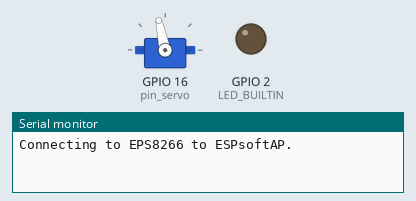
Simulated run of this sketch. Board: ESP8266 (NodeMCU). On the bench: servo, output pins drawn as LEDs (lit = HIGH, except the on-board LED, lit = LOW), the last lines printed to the serial monitor. WiFi joins after 1.5 s; servers stay silent unless stated.

Above: at 0.1 s.
At 1.6 s:
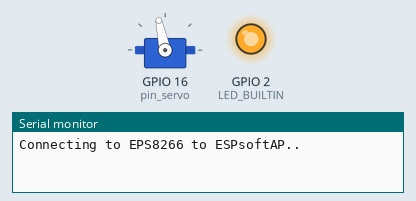
Timing chart, 0 to 3.1 s (numbered marks = the images above):
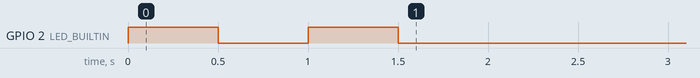

The sketch:

hand_STA.ino
```cpp
#include <ESP8266WiFi.h>
#include <WiFiUdp.h>
#include <Servo.h>
#define BUFFER_SIZE 255

//WiFi Connection
const char* STA_ssid = "ESPsoftAP";
const char* STA_password = "ESP8266Inmoov";

int angle_Current; //

char buffer[BUFFER_SIZE];
char incomingPacket[255];  // buffer for incoming packets
int len = 0;
int angle_Suivant = 0;

//Servomoteur
int pin_servo = 16;//Pin D0 de l'ESP8266
//Client Structure
struct Clt {
  String c_name;
  IPAddress ip;
  IPAddress gateway;
  int port;
  int angle_Center;
};


//List of clients
Clt client1{"SHOULDER LEFT",IPAddress(172, 20, 10, 121), IPAddress(172, 20, 10, 9), 4321, 87};
Clt client2{"OMOPLATE LEFT",IPAddress(172, 20, 10, 122), IPAddress(172, 20, 10, 9), 4321, 5};
Clt client3{"ROTATE LEFT",IPAddress(172, 20, 10, 123), IPAddress(172, 20, 10, 9), 4321, 100};
Clt client4{"BICEPS LEFT",IPAddress(172, 20, 10, 124), IPAddress(172, 20, 10, 9), 4321, 120};
Clt client5{"HEAD Y",IPAddress(172, 20, 10, 125), IPAddress(172, 20, 10, 9), 4321, 130};
Clt client6{"HEAD X",IPAddress(172, 20, 10, 126), IPAddress(172, 20, 10, 9), 4321, 102};
Clt client7{"HAND RIGHT", IPAddress(172, 20, 10, 127), 4321, 0};            //HAND RIGHT
Clt client8{"HAND LEFT", IPAddress(172, 20, 10, 128), 4321, 0};             //HAND LEFT

IPAddress subnet(255, 255, 255, 0);
WiFiUDP udp;
Servo servo;

//See if the ESP is connected to the network
void isDisconnected()
{
  while (WiFi.status() != WL_CONNECTED) { // Wait for the Wi-Fi to connect
    digitalWrite(LED_BUILTIN, HIGH);
    Serial.print('.');
    delay(500);
    digitalWrite(LED_BUILTIN, LOW);
    delay(500);
  }
}


void setup() {
  Serial.begin(115200);
  servo.attach(pin_servo);
  servo.write(client6.angle_Center);
  pinMode(LED_BUILTIN, OUTPUT);
  WiFi.mode(WIFI_STA);
  WiFi.begin(STA_ssid, STA_password);
  Serial.print("Connecting to EPS8266 to ");
  Serial.print(STA_ssid);
  isDisconnected();
  WiFi.config(client6.ip, client6.gateway, subnet);
  udp.begin(client6.port);
}

int ReadPacket() {
  int packetSize = udp.parsePacket();
  int angle_Suivant = angle_Current ;
  if (packetSize)
  {
    // receive incoming UDP packets
    len = udp.read(incomingPacket, 255);
    if (len > 0)
    {
      incomingPacket[len] = 0;
    }
    String donnee = String(incomingPacket);
    //Etudier les différents traitements de données pour la main et les doigts + les autres moteurs

    angle_Suivant = donnee.toInt();

    return angle_Suivant;
  }
}

  void servoMove(int angle_Suivant, int angle_Current )
  {
    if (angle_Suivant < angle_Current)
    {
      for (int index = angle_Current; index >= angle_Suivant; index--)
      {
        servo.write(client6.angle_Center + index);
        delay(15);
      }
    }
    else
    {
      for (int index = angle_Current; index <= angle_Suivant ; index++)
      {
        servo.write(client6.angle_Center + index);
        delay(15);
      }
    }
    angle_Current = angle_Suivant;
  }


  /*----------------------
        MAIN LOOP
    ---------------------*/
  void loop() {
    isDisconnected();
    angle_Suivant = ReadPacket();
    if (angle_Suivant != angle_Current)      //CORRIGER LA COMMANDE QUAND ON ENTRE 0 = POSITION INITIALE
    {
      servoMove(angle_Suivant, angle_Current);
    }
  }
```
